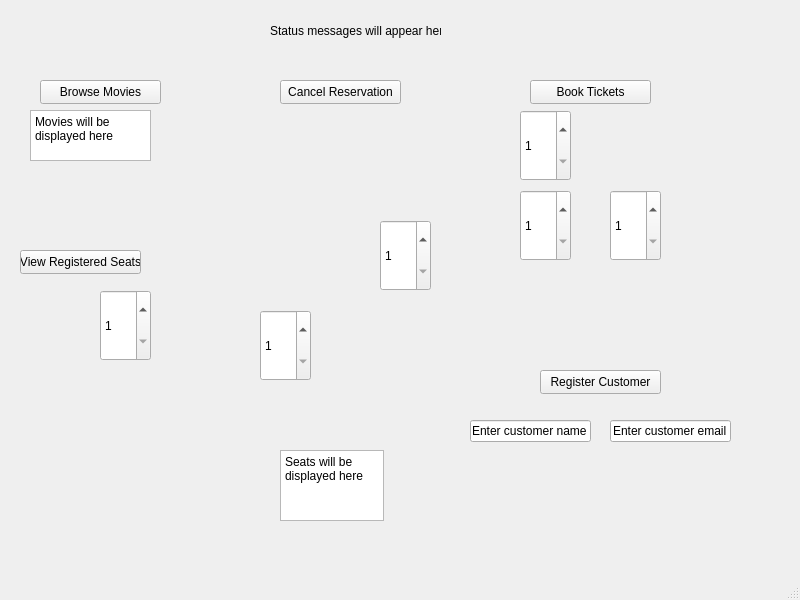
<?xml version="1.0" encoding="UTF-8"?>
<ui version="4.0">
 <class>MainWindow</class>
 <widget class="QMainWindow" name="MainWindow">
  <property name="geometry">
   <rect>
    <x>0</x>
    <y>0</y>
    <width>800</width>
    <height>600</height>
   </rect>
  </property>
  <property name="windowTitle">
   <string>MainWindow</string>
  </property>
  <widget class="QWidget" name="centralwidget">
   <widget class="QLabel" name="statusLabel">
    <property name="geometry">
     <rect>
      <x>270</x>
      <y>10</y>
      <width>171</width>
      <height>41</height>
     </rect>
    </property>
    <property name="text">
     <string>Status messages will appear her</string>
    </property>
   </widget>
   <widget class="QPushButton" name="browseMoviesButton">
    <property name="geometry">
     <rect>
      <x>40</x>
      <y>80</y>
      <width>121</width>
      <height>24</height>
     </rect>
    </property>
    <property name="text">
     <string>Browse Movies</string>
    </property>
   </widget>
   <widget class="QPushButton" name="registerCustomerButton">
    <property name="geometry">
     <rect>
      <x>540</x>
      <y>370</y>
      <width>121</width>
      <height>24</height>
     </rect>
    </property>
    <property name="text">
     <string>Register Customer</string>
    </property>
   </widget>
   <widget class="QPushButton" name="bookTicketsButton">
    <property name="geometry">
     <rect>
      <x>530</x>
      <y>80</y>
      <width>121</width>
      <height>24</height>
     </rect>
    </property>
    <property name="text">
     <string>Book Tickets</string>
    </property>
   </widget>
   <widget class="QPushButton" name="cancelReservationButton">
    <property name="geometry">
     <rect>
      <x>280</x>
      <y>80</y>
      <width>121</width>
      <height>24</height>
     </rect>
    </property>
    <property name="text">
     <string>Cancel Reservation</string>
    </property>
   </widget>
   <widget class="QPushButton" name="viewRegisteredSeatsButton">
    <property name="geometry">
     <rect>
      <x>20</x>
      <y>250</y>
      <width>121</width>
      <height>24</height>
     </rect>
    </property>
    <property name="text">
     <string>View Registered Seats</string>
    </property>
   </widget>
   <widget class="QTextEdit" name="seatsTextEdit">
    <property name="geometry">
     <rect>
      <x>280</x>
      <y>450</y>
      <width>104</width>
      <height>71</height>
     </rect>
    </property>
    <property name="html">
     <string>&lt;!DOCTYPE HTML PUBLIC &quot;-//W3C//DTD HTML 4.0//EN&quot; &quot;http://www.w3.org/TR/REC-html40/strict.dtd&quot;&gt;
&lt;html&gt;&lt;head&gt;&lt;meta name=&quot;qrichtext&quot; content=&quot;1&quot; /&gt;&lt;meta charset=&quot;utf-8&quot; /&gt;&lt;style type=&quot;text/css&quot;&gt;
p, li { white-space: pre-wrap; }
hr { height: 1px; border-width: 0; }
li.unchecked::marker { content: &quot;\2610&quot;; }
li.checked::marker { content: &quot;\2612&quot;; }
&lt;/style&gt;&lt;/head&gt;&lt;body style=&quot; font-family:'Segoe UI'; font-size:9pt; font-weight:400; font-style:normal;&quot;&gt;
&lt;p style=&quot; margin-top:0px; margin-bottom:0px; margin-left:0px; margin-right:0px; -qt-block-indent:0; text-indent:0px;&quot;&gt;Seats will be displayed here&lt;/p&gt;&lt;/body&gt;&lt;/html&gt;</string>
    </property>
   </widget>
   <widget class="QLineEdit" name="customerNameLineEdit">
    <property name="geometry">
     <rect>
      <x>470</x>
      <y>420</y>
      <width>121</width>
      <height>22</height>
     </rect>
    </property>
    <property name="text">
     <string>Enter customer name</string>
    </property>
   </widget>
   <widget class="QLineEdit" name="customerEmailLineEdit">
    <property name="geometry">
     <rect>
      <x>610</x>
      <y>420</y>
      <width>121</width>
      <height>22</height>
     </rect>
    </property>
    <property name="text">
     <string>Enter customer email</string>
    </property>
   </widget>
   <widget class="QSpinBox" name="customerIndexSpinBox">
    <property name="geometry">
     <rect>
      <x>260</x>
      <y>310</y>
      <width>51</width>
      <height>71</height>
     </rect>
    </property>
    <property name="minimum">
     <number>1</number>
    </property>
   </widget>
   <widget class="QSpinBox" name="reservationIDSpinBox">
    <property name="geometry">
     <rect>
      <x>100</x>
      <y>290</y>
      <width>51</width>
      <height>71</height>
     </rect>
    </property>
    <property name="minimum">
     <number>1</number>
    </property>
   </widget>
   <widget class="QSpinBox" name="movieIndexSpinBox">
    <property name="geometry">
     <rect>
      <x>380</x>
      <y>220</y>
      <width>51</width>
      <height>71</height>
     </rect>
    </property>
    <property name="minimum">
     <number>1</number>
    </property>
   </widget>
   <widget class="QSpinBox" name="numTicketsSpinBox">
    <property name="geometry">
     <rect>
      <x>520</x>
      <y>110</y>
      <width>51</width>
      <height>71</height>
     </rect>
    </property>
    <property name="minimum">
     <number>1</number>
    </property>
   </widget>
   <widget class="QSpinBox" name="seatRowSpinBox">
    <property name="geometry">
     <rect>
      <x>520</x>
      <y>190</y>
      <width>51</width>
      <height>71</height>
     </rect>
    </property>
    <property name="minimum">
     <number>1</number>
    </property>
   </widget>
   <widget class="QSpinBox" name="seatColSpinBox">
    <property name="geometry">
     <rect>
      <x>610</x>
      <y>190</y>
      <width>51</width>
      <height>71</height>
     </rect>
    </property>
    <property name="minimum">
     <number>1</number>
    </property>
   </widget>
   <widget class="QTextEdit" name="moviesTextEdit">
    <property name="geometry">
     <rect>
      <x>30</x>
      <y>110</y>
      <width>121</width>
      <height>51</height>
     </rect>
    </property>
    <property name="html">
     <string>&lt;!DOCTYPE HTML PUBLIC &quot;-//W3C//DTD HTML 4.0//EN&quot; &quot;http://www.w3.org/TR/REC-html40/strict.dtd&quot;&gt;
&lt;html&gt;&lt;head&gt;&lt;meta name=&quot;qrichtext&quot; content=&quot;1&quot; /&gt;&lt;meta charset=&quot;utf-8&quot; /&gt;&lt;style type=&quot;text/css&quot;&gt;
p, li { white-space: pre-wrap; }
hr { height: 1px; border-width: 0; }
li.unchecked::marker { content: &quot;\2610&quot;; }
li.checked::marker { content: &quot;\2612&quot;; }
&lt;/style&gt;&lt;/head&gt;&lt;body style=&quot; font-family:'Segoe UI'; font-size:9pt; font-weight:400; font-style:normal;&quot;&gt;
&lt;p style=&quot; margin-top:0px; margin-bottom:0px; margin-left:0px; margin-right:0px; -qt-block-indent:0; text-indent:0px;&quot;&gt;Movies will be displayed here&lt;/p&gt;&lt;/body&gt;&lt;/html&gt;</string>
    </property>
   </widget>
  </widget>
  <widget class="QMenuBar" name="menubar">
   <property name="geometry">
    <rect>
     <x>0</x>
     <y>0</y>
     <width>800</width>
     <height>22</height>
    </rect>
   </property>
  </widget>
  <widget class="QStatusBar" name="statusbar"/>
 </widget>
 <resources/>
 <connections/>
</ui>
